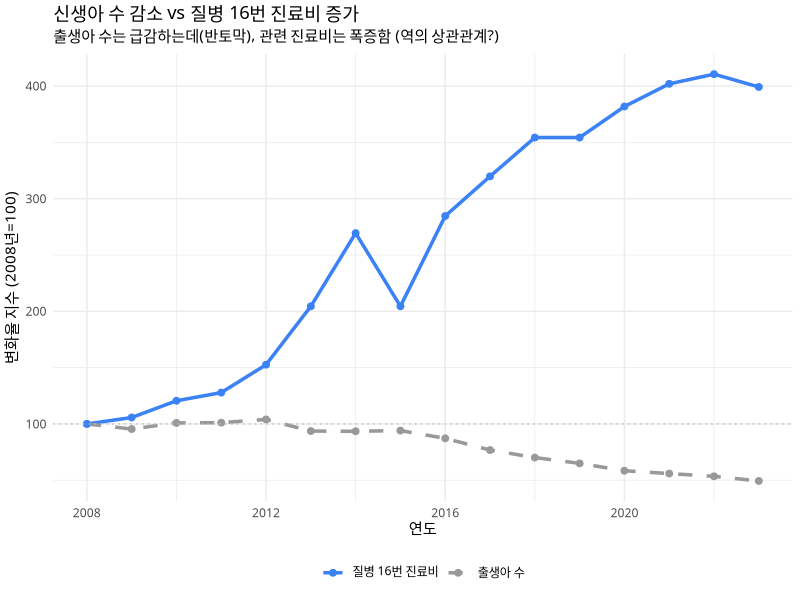
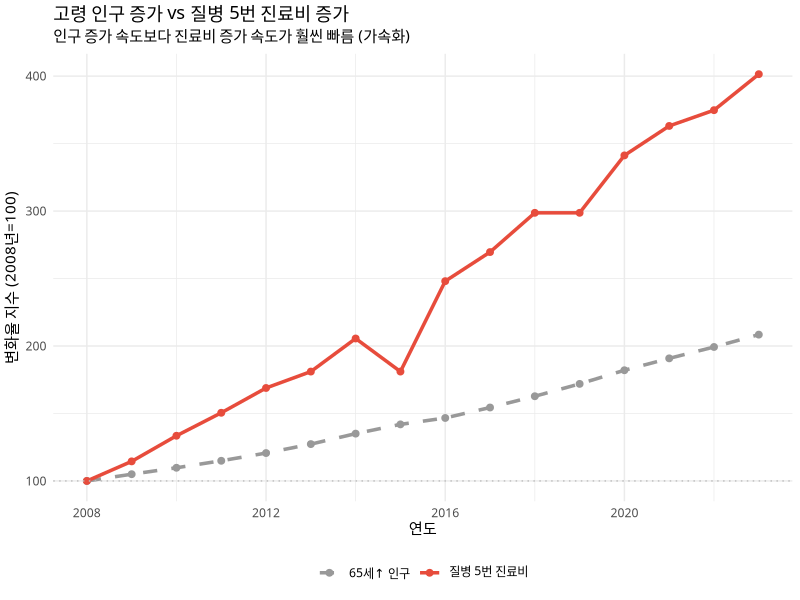
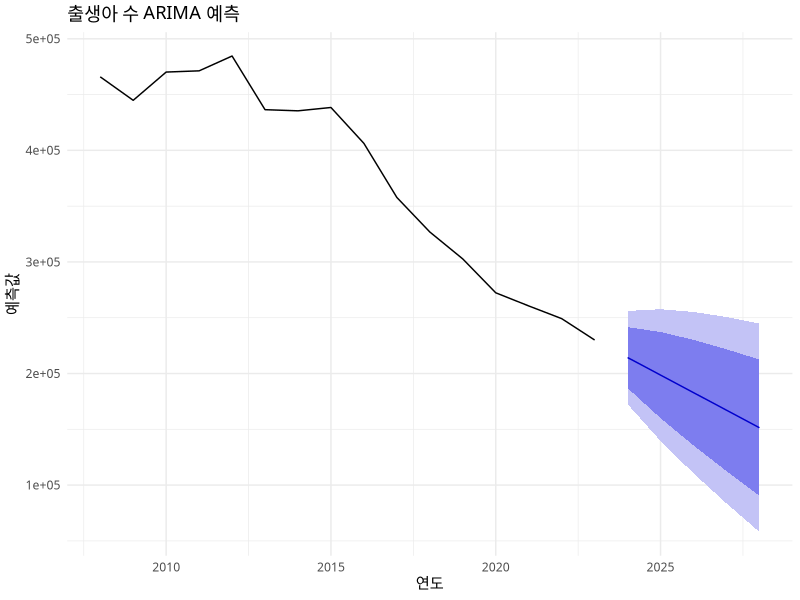
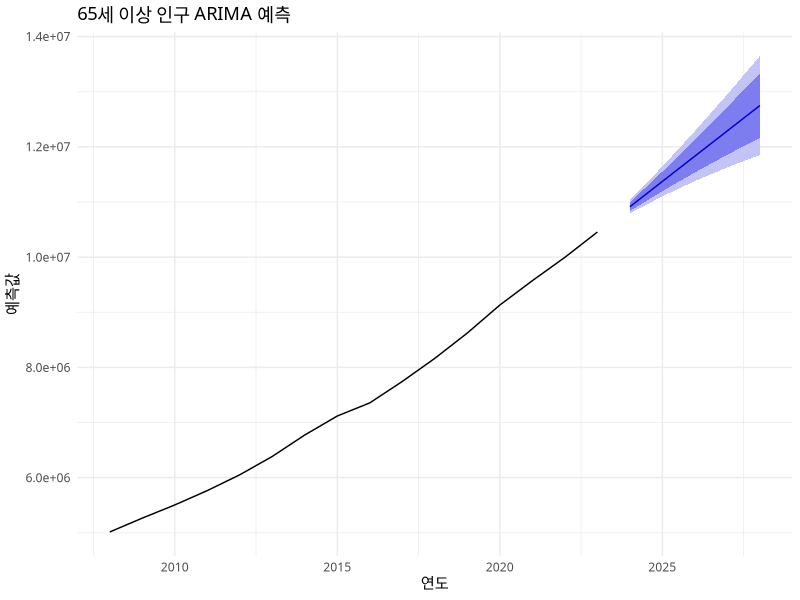
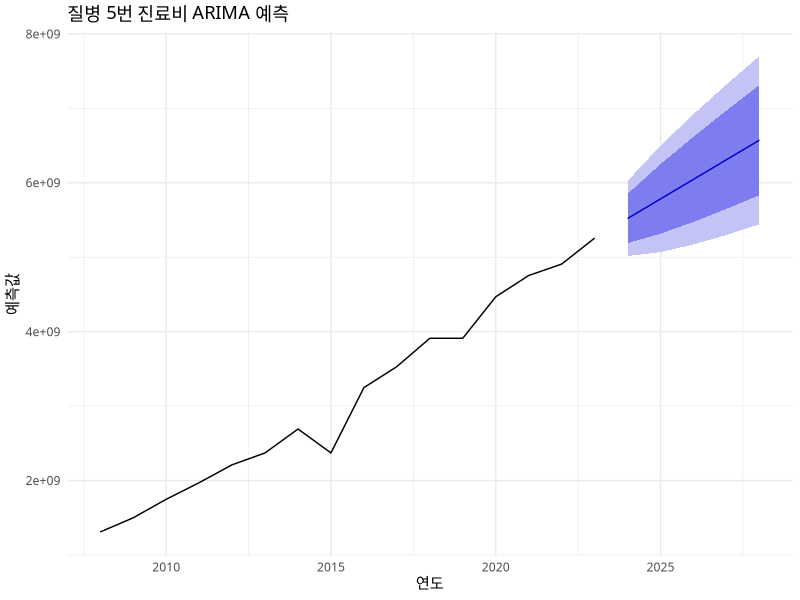
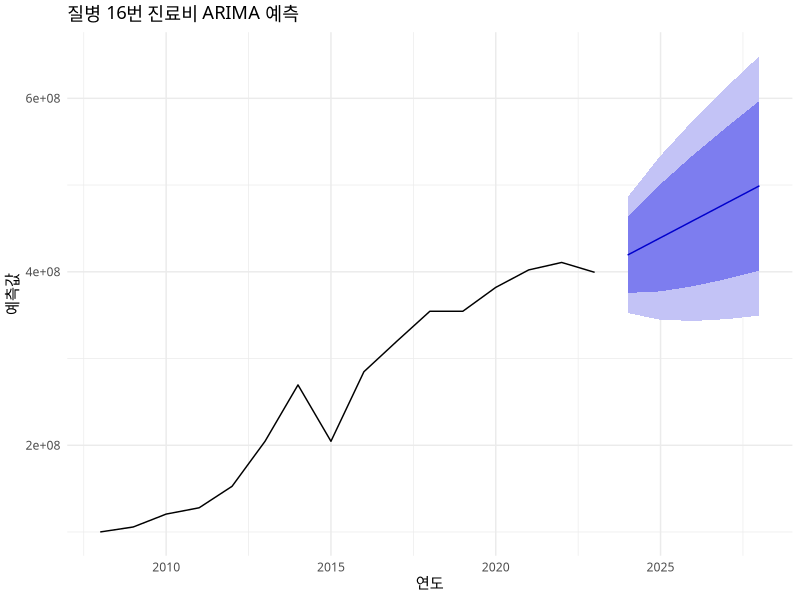
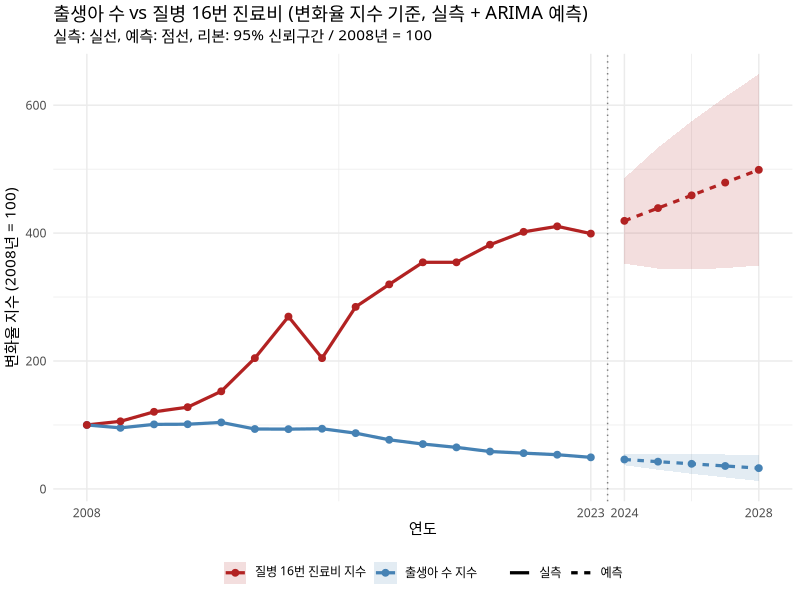
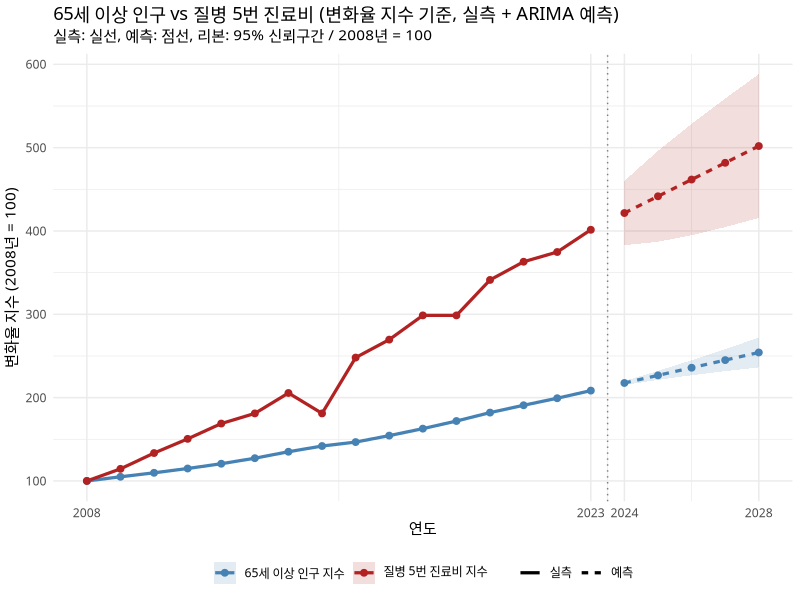

Write the R code that produced these figures, in order.
library(dplyr)
library(ggplot2)
library(tidyr)
library(scales)
library(patchwork)
library(stringr)

# 데이터 불러오기
data22 <- read.csv("data_22.csv")
pop_data <- data.frame(
  연도 = 2008:2023,
  # 출생아 수 (통계청 KOSIS)
  births = c(465892, 444849, 470171, 471265, 484550, 436455, 435435, 438420, 
             406243, 357771, 326822, 302676, 272337, 260562, 249186, 230028),
  # 65세 이상 고령인구 (통계청 장래인구추계)
  elderly = c(5016000, 5267000, 5506000, 5766000, 6053000, 6386000, 6775000, 7119000,
              7357000, 7746000, 8165000, 8624000, 9131000, 9573000, 9996000, 10455000)
)

# ── 2. 질병별 진료비 데이터 추출 ───────────────────────────────────────────
# 질병코드 16번 (신생아 관련 추정) & 5번 (노인성 질환 추정)
cost_data <- data22 %>%
  filter(질병분류_22 %in% c(5, 16)) %>%
  group_by(연도, 질병분류_22) %>%
  summarise(total_cost = sum(진료비, na.rm = TRUE), .groups = "drop") %>%
  pivot_wider(names_from = 질병분류_22, values_from = total_cost, names_prefix = "disease_")

# ── 3. 데이터 통합 및 지수화 (Indexing) ────────────────────────────────────
# 모든 데이터를 2008년 = 100으로 환산하여 비교
merged_data <- pop_data %>%
  left_join(cost_data, by = "연도") %>%
  mutate(
    # 인구 지수화
    idx_births  = (births / births[1]) * 100,
    idx_elderly = (elderly / elderly[1]) * 100,
    # 진료비 지수화
    idx_cost_16 = (disease_16 / disease_16[1]) * 100, # 16번 질병 (신생아?)
    idx_cost_5  = (disease_5 / disease_5[1]) * 100    # 5번 질병 (치매?)
  )

# 시각화를 위해 Long Format으로 변환
plot_data <- merged_data %>%
  select(연도, idx_births, idx_elderly, idx_cost_16, idx_cost_5) %>%
  pivot_longer(cols = -연도, names_to = "Category", values_to = "Index") %>%
  mutate(
    Group = case_when(
      Category %in% c("idx_births", "idx_cost_16") ~ "신생아 그룹 (비교)",
      Category %in% c("idx_elderly", "idx_cost_5") ~ "고령층 그룹 (비교)"
    ),
    Label = case_when(
      Category == "idx_births"  ~ "출생아 수",
      Category == "idx_cost_16" ~ "질병 16번 진료비",
      Category == "idx_elderly" ~ "65세↑ 인구",
      Category == "idx_cost_5"  ~ "질병 5번 진료비"
    )
  )

# ── 4. 시각화: 인구 변화 vs 진료비 변화 추세 비교 ──────────────────────────
# [Plot A] 신생아 그룹 비교
p1 <- ggplot(filter(plot_data, Group == "신생아 그룹 (비교)"), 
             aes(x = 연도, y = Index, color = Label, linetype = Label)) +
  geom_line(linewidth = 1.2) +
  geom_point(size = 2) +
  scale_color_manual(values = c("출생아 수" = "gray60", "질병 16번 진료비" = "#3B82F6")) +
  scale_linetype_manual(values = c("출생아 수" = "dashed", "질병 16번 진료비" = "solid")) +
  geom_hline(yintercept = 100, linetype = "dotted", color = "gray") +
  labs(
    title = "신생아 수 감소 vs 질병 16번 진료비 증가",
    subtitle = "출생아 수는 급감하는데(반토막), 관련 진료비는 폭증함 (역의 상관관계?)",
    y = "변화율 지수 (2008년=100)", x = "연도", color = NULL, linetype = NULL
  ) +
  theme_minimal(base_family = "NanumGothic") +
  theme(legend.position = "bottom")

# [Plot B] 고령층 그룹 비교
p2 <- ggplot(filter(plot_data, Group == "고령층 그룹 (비교)"), 
             aes(x = 연도, y = Index, color = Label, linetype = Label)) +
  geom_line(linewidth = 1.2) +
  geom_point(size = 2) +
  scale_color_manual(values = c("65세↑ 인구" = "gray60", "질병 5번 진료비" = "#E74C3C")) +
  scale_linetype_manual(values = c("65세↑ 인구" = "dashed", "질병 5번 진료비" = "solid")) +
  geom_hline(yintercept = 100, linetype = "dotted", color = "gray") +
  labs(
    title = "고령 인구 증가 vs 질병 5번 진료비 증가",
    subtitle = "인구 증가 속도보다 진료비 증가 속도가 훨씬 빠름 (가속화)",
    y = "변화율 지수 (2008년=100)", x = "연도", color = NULL, linetype = NULL
  ) +
  theme_minimal(base_family = "NanumGothic") +
  theme(legend.position = "bottom")

# ── 5. 최종 출력 ───────────────────────────────────────────────────────────
print(p1)
print(p2)


### ARIMA
library(forecast)
library(dplyr)
library(ggplot2)
library(tidyr)

# 1) 시계열 객체 생성
ts_births   <- ts(merged_data$births,   start = 2008, frequency = 1)
ts_elderly  <- ts(merged_data$elderly,  start = 2008, frequency = 1)
ts_cost_5   <- ts(merged_data$disease_5,   start = 2008, frequency = 1)
ts_cost_16  <- ts(merged_data$disease_16,  start = 2008, frequency = 1)

# 2) auto.arima 모델 적합
fit_births  <- auto.arima(ts_births)
fit_elderly <- auto.arima(ts_elderly)
fit_5       <- auto.arima(ts_cost_5)
fit_16      <- auto.arima(ts_cost_16)

# 3) 향후 5년 예측
fc_births   <- forecast(fit_births, h = 5)
fc_elderly  <- forecast(fit_elderly, h = 5)
fc_5        <- forecast(fit_5, h = 5)
fc_16       <- forecast(fit_16, h = 5)

# 향후 예측 연도 설정
future_years <- (max(merged_data$연도) + 1) : (max(merged_data$연도) + 5)

# 단일 예측 객체를 DF로 변환하는 함수
fc_to_df <- function(fc, name) {
  data.frame(
    연도 = future_years,
    변수 = name,
    point   = as.numeric(fc$mean),
    lower80 = fc$lower[,"80%"],
    upper80 = fc$upper[,"80%"],
    lower95 = fc$lower[,"95%"],
    upper95 = fc$upper[,"95%"]
  )
}

# 변수별 데이터프레임 생성
fc_births_df  <- fc_to_df(fc_births,  "출생아")
fc_elderly_df <- fc_to_df(fc_elderly, "65세 이상")
fc_5_df       <- fc_to_df(fc_5,       "질병 5번 진료비")
fc_16_df      <- fc_to_df(fc_16,      "질병 16번 진료비")

# 시각화 (1) 각 예측치 따로 표시
plot_forecast <- function(fc, title) {
  autoplot(fc) +
    labs(
      title = title,
      x = "연도",
      y = "예측값"
    ) +
    theme_minimal(base_family = "NanumGothic")
}

plot_forecast(fc_births,  "출생아 수 ARIMA 예측")
plot_forecast(fc_elderly, "65세 이상 인구 ARIMA 예측")
plot_forecast(fc_5,       "질병 5번 진료비 ARIMA 예측")
plot_forecast(fc_16,      "질병 16번 진료비 ARIMA 예측")


# 시각화(2) 출생아수+16번 / 65세이상+5번

## 0. 기준값(2008년 값) 가져오기
birth0    <- merged_data$births[merged_data$연도 == 2008]
cost16_0  <- merged_data$disease_16[merged_data$연도 == 2008]

## 1) 실측: 이미 지수화된 값 사용 (idx_*)
birth16_idx_actual <- merged_data %>%
  select(연도, idx_births, idx_cost_16) %>%
  pivot_longer(cols = c(idx_births, idx_cost_16),
               names_to = "변수", values_to = "value") %>%
  mutate(
    변수 = dplyr::recode(변수,
                       "idx_births"   = "출생아 수 지수",
                       "idx_cost_16"  = "질병 16번 진료비 지수"
    ),
    type    = "실측",
    lower95 = NA_real_,
    upper95 = NA_real_
  )

## 2) 예측: 원자료 예측치를 지수로 변환 (2008년 = 100 기준)
birth16_idx_forecast <- bind_rows(
  fc_births_df %>%
    transmute(
      연도,
      변수   = "출생아 수 지수",
      value  = point   / birth0   * 100,
      lower95 = lower95 / birth0 * 100,
      upper95 = upper95 / birth0 * 100,
      type   = "예측"
    ),
  fc_16_df %>%
    transmute(
      연도,
      변수   = "질병 16번 진료비 지수",
      value  = point   / cost16_0 * 100,
      lower95 = lower95 / cost16_0 * 100,
      upper95 = upper95 / cost16_0 * 100,
      type   = "예측"
    )
)

birth16_idx_all <- bind_rows(birth16_idx_actual, birth16_idx_forecast)

## 3) 플랏 (지수 기준)
p_birth16_idx <- ggplot(birth16_idx_all, aes(x = 연도, y = value, color = 변수)) +
  # 예측 CI 리본 (x도 aes에 명시!)
  geom_ribbon(
    data = birth16_idx_all %>% filter(type == "예측"),
    aes(x = 연도, ymin = lower95, ymax = upper95, fill = 변수),
    inherit.aes = FALSE,
    alpha = 0.15,
    color = NA
  ) +
  geom_line(aes(linetype = type), linewidth = 1.1) +
  geom_point(data = birth16_idx_all,
             size = 2) +
  geom_vline(xintercept = max(merged_data$연도) + 0.5,
             linetype = "dotted", color = "gray50") +
  scale_x_continuous(breaks = c(2008, 2023, 2024, 2028)) +
  
  # 색상 지정
  scale_color_manual(values = c(
    "출생아 수 지수"        = "steelblue",
    "질병 16번 진료비 지수" = "firebrick"
  )) +
  scale_fill_manual(values = c(
    "출생아 수 지수"        = "steelblue",
    "질병 16번 진료비 지수" = "firebrick"
  )) +
  
  labs(
    title = "출생아 수 vs 질병 16번 진료비 (변화율 지수 기준, 실측 + ARIMA 예측)",
    subtitle = "실측: 실선, 예측: 점선, 리본: 95% 신뢰구간 / 2008년 = 100",
    x = "연도",
    y = "변화율 지수 (2008년 = 100)",
    color = NULL,
    linetype = NULL,
    fill = NULL
  ) +
  theme_minimal(base_family = "NanumGothic") +
  theme(legend.position = "bottom")

p_birth16_idx

## 0. 기준값(2008년 값)
elderly0 <- merged_data$elderly[merged_data$연도 == 2008]
cost5_0  <- merged_data$disease_5[merged_data$연도 == 2008]

## 1) 실측: 지수 사용
elderly5_idx_actual <- merged_data %>%
  select(연도, idx_elderly, idx_cost_5) %>%
  pivot_longer(cols = c(idx_elderly, idx_cost_5),
               names_to = "변수", values_to = "value") %>%
  mutate(
    변수 = dplyr::recode(변수,
                       "idx_elderly" = "65세 이상 인구 지수",
                       "idx_cost_5"  = "질병 5번 진료비 지수"
    ),
    type    = "실측",
    lower95 = NA_real_,
    upper95 = NA_real_
  )

## 2) 예측: 원자료 예측을 지수로 변환
elderly5_idx_forecast <- bind_rows(
  fc_elderly_df %>%
    transmute(
      연도,
      변수   = "65세 이상 인구 지수",
      value  = point   / elderly0 * 100,
      lower95 = lower95 / elderly0 * 100,
      upper95 = upper95 / elderly0 * 100,
      type   = "예측"
    ),
  fc_5_df %>%
    transmute(
      연도,
      변수   = "질병 5번 진료비 지수",
      value  = point   / cost5_0 * 100,
      lower95 = lower95 / cost5_0 * 100,
      upper95 = upper95 / cost5_0 * 100,
      type   = "예측"
    )
)

elderly5_idx_all <- bind_rows(elderly5_idx_actual, elderly5_idx_forecast)

## 3) 플랏
p_elderly5_idx <- ggplot(elderly5_idx_all, aes(x = 연도, y = value, color = 변수)) +
  # 예측 CI 리본
  geom_ribbon(
    data = elderly5_idx_all %>% filter(type == "예측"),
    aes(x = 연도, ymin = lower95, ymax = upper95, fill = 변수),
    inherit.aes = FALSE,
    alpha = 0.15,
    color = NA
  ) +
  geom_line(aes(linetype = type), linewidth = 1.1) +
  geom_point(data = elderly5_idx_all,
             size = 2) +
  geom_vline(xintercept = max(merged_data$연도) + 0.5,
             linetype = "dotted", color = "gray50") +
  
  # 색상 지정
  scale_color_manual(values = c(
    "65세 이상 인구 지수"   = "steelblue",
    "질병 5번 진료비 지수" = "firebrick"
  )) +
  scale_fill_manual(values = c(
    "65세 이상 인구 지수"   = "steelblue",
    "질병 5번 진료비 지수" = "firebrick"
  )) +
  
  # x축 눈금
  scale_x_continuous(breaks = c(2008, 2023, 2024, 2028)) +
  
  labs(
    title = "65세 이상 인구 vs 질병 5번 진료비 (변화율 지수 기준, 실측 + ARIMA 예측)",
    subtitle = "실측: 실선, 예측: 점선, 리본: 95% 신뢰구간 / 2008년 = 100",
    x = "연도",
    y = "변화율 지수 (2008년 = 100)",
    color = NULL,
    linetype = NULL,
    fill = NULL
  ) +
  theme_minimal(base_family = "NanumGothic") +
  theme(legend.position = "bottom")

p_elderly5_idx
